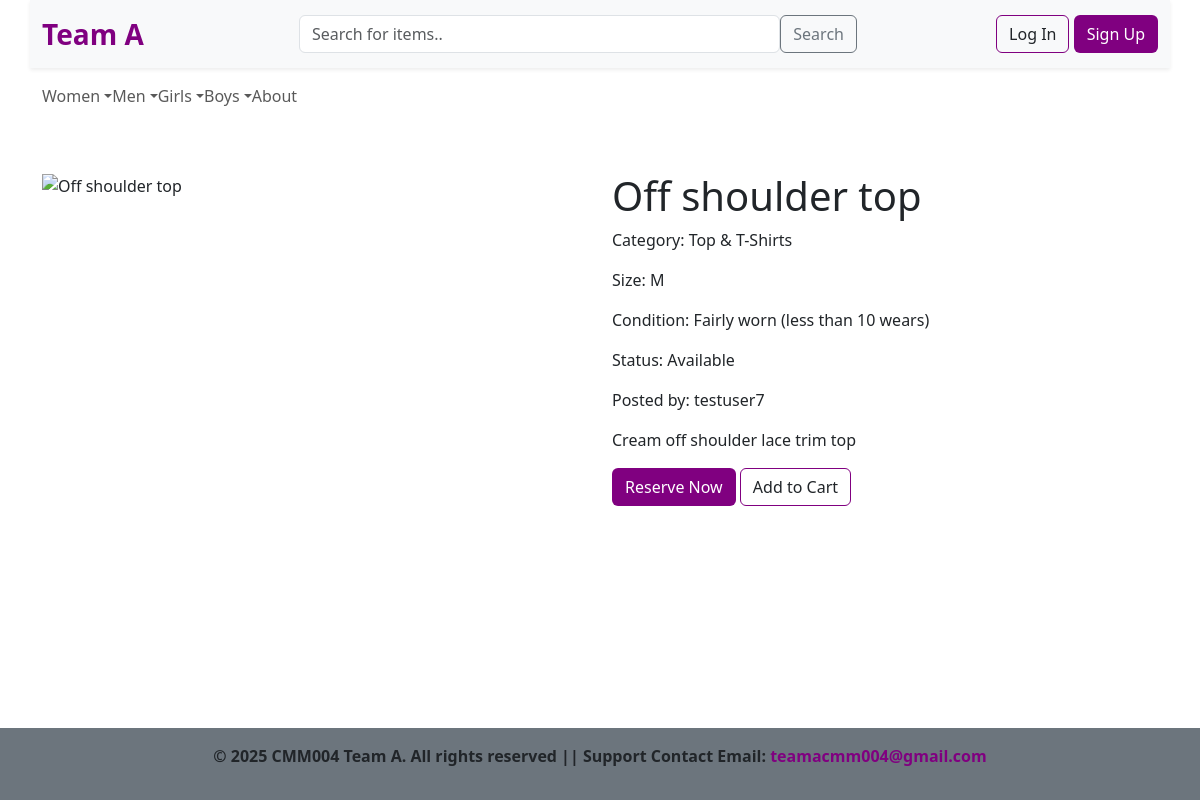
/item.php?id=40, run on the app's committed database.
### tables this page shows
CREATE TABLE `categories` (
  `category_id` int(11) NOT NULL,
  `category_name` varchar(20) NOT NULL,
  `parent_category_id` int(11) DEFAULT NULL
);

CREATE TABLE `items` (
  `item_id` int(11) NOT NULL,
  `user_id` int(11) NOT NULL,
  `category_id` int(11) NOT NULL,
  `status_id` int(11) NOT NULL,
  `size_id` int(11) DEFAULT NULL,
  `condition_id` int(11) NOT NULL,
  `title` varchar(75) NOT NULL,
  `description` text DEFAULT NULL,
  `date_added` datetime DEFAULT current_timestamp(),
  `date_altered` datetime DEFAULT curdate() ON UPDATE current_timestamp()
);

CREATE TABLE `sizes` (
  `size_id` int(11) NOT NULL,
  `size_name` varchar(20) NOT NULL
);

CREATE TABLE `conditions` (
  `condition_id` int(11) NOT NULL,
  `condition_name` varchar(50) NOT NULL
);

CREATE TABLE `statuses` (
  `status_id` int(11) NOT NULL,
  `status_name` varchar(20) NOT NULL
);

CREATE TABLE `users` (
  `user_id` int(11) NOT NULL,
  `username` varchar(50) NOT NULL,
  `email` varchar(100) NOT NULL,
  `password_hash` varchar(255) NOT NULL,
  `role` enum('user','admin') DEFAULT 'user',
  `date_joined` datetime DEFAULT current_timestamp(),
  `date_updated` datetime DEFAULT current_timestamp() ON UPDATE current_timestamp()
);

### item.php (the view, shortened to what this page needs)
<?php
require_once "connect.php";
$item_id = filter_input(INPUT_GET, 'id', FILTER_VALIDATE_INT);
$sql = "SELECT Items.*, Sizes.size_name, Conditions.condition_name, Statuses.status_name, Users.username,
            (SELECT image_path FROM ItemImages WHERE item_id = Items.item_id LIMIT 1) AS image_path
        FROM Items LEFT JOIN Sizes ON Items.size_id = Sizes.size_id LEFT JOIN Conditions ON Items.condition_id = Conditions.condition_id
        LEFT JOIN Statuses ON Items.status_id = Statuses.status_id LEFT JOIN Users ON Items.user_id = Users.user_id WHERE Items.item_id = ?";
$stmt = $conn->prepare($sql);
$stmt->execute([$item_id]);
$item = $stmt->fetch(PDO::FETCH_ASSOC);
$item['image_path'] = $item['image_path'] ?? null;
$sql = "SELECT C1.category_id AS grandparent_id,C1.category_name AS grandparent_name,
C2.category_id AS parent_id,C2.category_name AS parent_name,
C3.category_id AS child_id,C3.category_name AS child_name
FROM Categories C1
LEFT JOIN Categories C2 ON C1.category_id=C2.parent_category_id
LEFT JOIN Categories C3 ON C2.category_id=C3.parent_category_id
WHERE C3.category_id=?";
$stmt = $conn->prepare($sql);
$stmt->execute([$item['category_id']]);
$path = $stmt->fetch(PDO::FETCH_ASSOC);
?>
<!DOCTYPE html>
<html lang="en">
<head>
    <link rel="stylesheet" href="assets/css/bootstrap.css">
    <link rel="stylesheet" href="assets/css/style.css">
</head>
<body>
    <?php include 'header.php'; ?>
    <main class="container ">
        <div class="row">
            <div class="col-md-6">
                <img src="<?php echo $item['image_path']; ?>" class="img-fluid" alt="<?php echo $item['title']; ?>">
            </div>
            <div class="col-md-6">
                <h1><?php echo $item['title']; ?></h1>
                <p>Category: <?php echo $path['child_name']; ?></p>
                <p>Size: <?php echo $item['size_name']; ?></p>
                <p>Condition: <?php echo $item['condition_name']; ?></p>
                <p>Status: <?php echo $item['status_name']; ?></p>
                <p>Posted by: <?php echo $item['username']; ?></p>
                <p><?php echo $item['description']; ?></p>
                <div>
                    <button class="btn btn-purple" onclick="reserveItem(<?php echo $item['item_id']; ?>)">Reserve
                        Now</button>
                    <button id="addToCart" class="btn btn-outline-purple add-to-cart" data-item-id="<?php echo $item['item_id']; ?>">Add to
                        Cart</button>
                </div>
            </div>
        </div>
    </main>
</body>
<footer class="bg-secondary text-center fw-bold py-3">
  <p>&copy; 2025 CMM004 Team A. All rights reserved ||  Support Contact Email:
  <a href="mailto:teamacmm004@gmail.com" class="text-decoration-none text-purple">teamacmm004@gmail.com</a> </p>
</footer>
</html>

### header.php (shortened to what this page needs)
<?php
require_once "connect.php";
?>
<header class="mb-5 sticky-top">
        <nav class="container d-flex flex-nowrap navbar bg-light shadow-sm ">
            <div class="container">
                <a href="index.php" class="navbar-brand fw-bold text-purple fs-3">Team A</a>
                <form class="d-flex mx-auto w-50" id="searchForm" role="search">
                    <input id="searchInput" class="form-control" type="search" name="searchTerm" placeholder="Search for items..">
                    <button class="btn btn-outline-secondary" type="submit">Search</button>
                </form>
                <div>
                    <?php if (isset($_SESSION['user_id'])): ?>
                        <?php if (isset($_SESSION['role']) && $_SESSION['role'] === 'user'): ?>
                            <a href="cart.php" class="btn btn-outline-purple text-nowrap">Cart <span id="cart-counter">0</span></a>
                            <a href="profile.php" class="btn btn-purple text-nowrap">Profile</a>
                        <?php endif; ?>
                        <?php if (isset($_SESSION['role']) && $_SESSION['role'] === 'admin'): ?>
                            <a href="View_Reservations.html" class="btn btn-purple text-nowrap">Search reservations</a>
                            <a href="profile_admin.php" class="btn btn-purple text-nowrap">Profile</a>
                        <?php endif; ?>
                    <a href="logout.php" class="btn btn-outline-secondary text-nowrap">Log Out</a>
                    <?php else: ?>
                    <button class="btn btn-outline-purple text-nowrap" onclick="window.location.href='login_form.html'">Log
                        In</button>
                    <button class="btn btn-purple text-nowrap" onclick="window.location.href='signup.html'">Sign Up</button>
                    <?php endif; ?>
                </div>
            </div>
        </nav>
        <nav class="navbar">
            <div class="container">
                <ul class="navbar-nav me-auto mb-lg-0 d-flex flex-row">
                    <?php
                    $sql = "SELECT * FROM Categories WHERE parent_category_id IS NULL";
                    $stmt = $conn->query($sql);
                    $grandparent_categories = $stmt->fetchAll(PDO::FETCH_ASSOC);
                    foreach ($grandparent_categories as $grandparent) {
                        echo '
                        <li class="nav-item dropdown">
                            <a class="nav-link dropdown-toggle" href="#" id="navbarDropdown' . $grandparent['category_id'] . '" role="button"
                            data-bs-toggle="dropdown" aria-expanded="false">' . $grandparent['category_name'] . '</a>
                            <ul class="dropdown-menu" aria-labelledby="navbarDropdown' . $grandparent['category_id'] . '">';
                        echo '
                            </ul>
                        </li>';
                    }
                    ?>
                    <li class="nav-item me-3">
                        <a class="nav-link" href="about.html">About</a>
                    </li>
                </ul>
            </div>
        </nav>
    </header>

### assets/css/style.css (style rules this page uses)
.text-purple { color: purple; }
.btn-outline-purple { border-color: purple; }
.btn-purple { color: white; background-color: purple; }
body { display: flex; flex-direction: column; min-height: 100vh; }
main { flex: 1; }
footer { margin-top: auto; }

### data on the page
categories: category_name "Women", categories.category_name "Top & T-Shirts"
categories: category_name "Men"
categories: category_name "Girls"
categories: category_name "Boys"
items: title "Off shoulder top", size.size_name "M", condition.condition_name "Fairly worn (less than 10 wears)", status.status_name "Available", user.username "testuser7", description "Cream off shoulder lace trim top"
